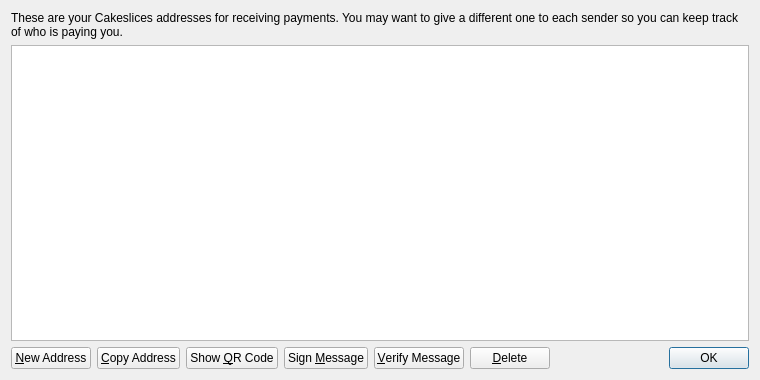
<?xml version="1.0" encoding="UTF-8"?>
<ui version="4.0">
 <class>AddressBookPage</class>
 <widget class="QWidget" name="AddressBookPage">
  <property name="geometry">
   <rect>
    <x>0</x>
    <y>0</y>
    <width>760</width>
    <height>380</height>
   </rect>
  </property>
  <property name="windowTitle">
   <string>Address Book</string>
  </property>
  <layout class="QVBoxLayout" name="verticalLayout">
   <item>
    <widget class="QLabel" name="labelExplanation">
     <property name="text">
      <string>These are your Cakeslices addresses for receiving payments. You may want to give a different one to each sender so you can keep track of who is paying you.</string>
     </property>
     <property name="textFormat">
      <enum>Qt::PlainText</enum>
     </property>
     <property name="wordWrap">
      <bool>true</bool>
     </property>
    </widget>
   </item>
   <item>
    <widget class="QTableView" name="tableView">
     <property name="contextMenuPolicy">
      <enum>Qt::CustomContextMenu</enum>
     </property>
     <property name="toolTip">
      <string>Double-click to edit address or label</string>
     </property>
     <property name="tabKeyNavigation">
      <bool>false</bool>
     </property>
     <property name="selectionMode">
      <enum>QAbstractItemView::SingleSelection</enum>
     </property>
     <property name="selectionBehavior">
      <enum>QAbstractItemView::SelectRows</enum>
     </property>
     <property name="sortingEnabled">
      <bool>true</bool>
     </property>
     <attribute name="verticalHeaderVisible">
      <bool>false</bool>
     </attribute>
    </widget>
   </item>
   <item>
    <layout class="QHBoxLayout" name="horizontalLayout">
     <item>
      <widget class="QPushButton" name="newAddressButton">
       <property name="toolTip">
        <string>Create a new address</string>
       </property>
       <property name="text">
        <string>&amp;New Address</string>
       </property>
      </widget>
     </item>
     <item>
      <widget class="QPushButton" name="copyToClipboard">
       <property name="toolTip">
        <string>Copy the currently selected address to the system clipboard</string>
       </property>
       <property name="text">
        <string>&amp;Copy Address</string>
       </property>
      </widget>
     </item>
     <item>
      <widget class="QPushButton" name="showQRCode">
       <property name="text">
        <string>Show &amp;QR Code</string>
       </property>
      </widget>
     </item>
     <item>
      <widget class="QPushButton" name="signMessage">
       <property name="toolTip">
        <string>Sign a message to prove you own a Cakeslices address</string>
       </property>
       <property name="text">
        <string>Sign &amp;Message</string>
       </property>
      </widget>
     </item>
     <item>
      <widget class="QPushButton" name="verifyMessage">
       <property name="toolTip">
        <string>Verify a message to ensure it was signed with a specified Cakeslices address</string>
       </property>
       <property name="text">
        <string>&amp;Verify Message</string>
       </property>
      </widget>
     </item>
     <item>
      <widget class="QPushButton" name="deleteButton">
       <property name="toolTip">
        <string>Delete the currently selected address from the list</string>
       </property>
       <property name="text">
        <string>&amp;Delete</string>
       </property>
      </widget>
     </item>
     <item>
      <spacer name="horizontalSpacer">
       <property name="orientation">
        <enum>Qt::Horizontal</enum>
       </property>
       <property name="sizeHint" stdset="0">
        <size>
         <width>40</width>
         <height>20</height>
        </size>
       </property>
      </spacer>
     </item>
     <item>
      <widget class="QDialogButtonBox" name="buttonBox">
       <property name="sizePolicy">
        <sizepolicy hsizetype="Maximum" vsizetype="Fixed">
         <horstretch>0</horstretch>
         <verstretch>0</verstretch>
        </sizepolicy>
       </property>
       <property name="standardButtons">
        <set>QDialogButtonBox::Ok</set>
       </property>
      </widget>
     </item>
    </layout>
   </item>
  </layout>
 </widget>
 <resources>
  <include location="../bitcoin.qrc"/>
 </resources>
 <connections/>
</ui>
